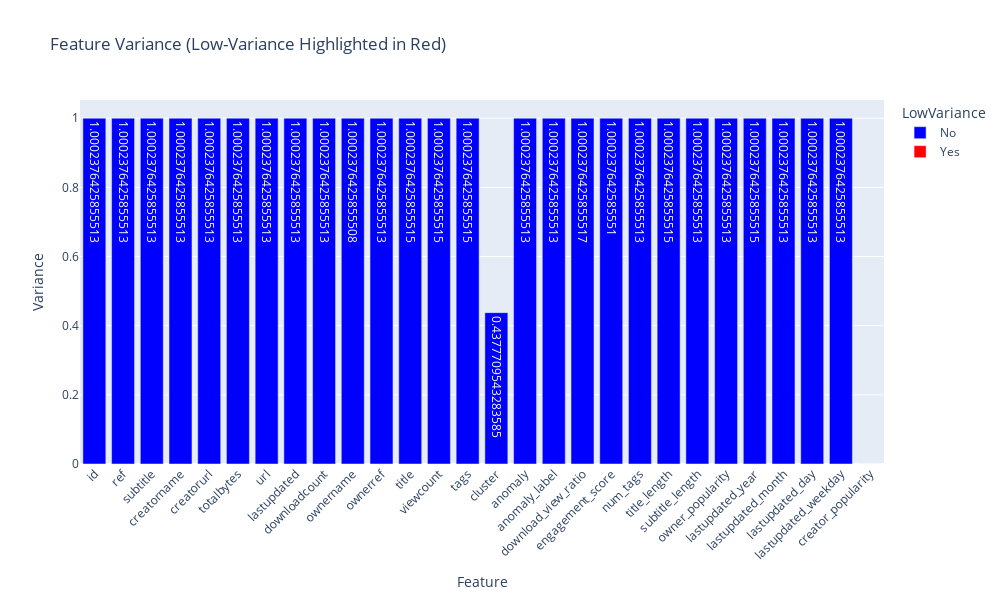

Source (notebook cell):
### Code cell
numeric_cols = df.select_dtypes(include=[np.number]).columns
variances = df[numeric_cols].var()
threshold = 0.01
low_variance_features = variances[variances < threshold].index.tolist()
var_df = pd.DataFrame({
    'Feature': variances.index,
    'Variance': variances.values,
    'LowVariance': ['Yes' if f in low_variance_features else 'No' for f in variances.index]
})


fig = px.bar(
    var_df,
    x='Feature',        
    y='Variance',       
    color='LowVariance',  
    color_discrete_map={'Yes': 'red', 'No': 'blue'},  
    text='Variance',    
    title='Feature Variance (Low-Variance Highlighted in Red)'  
)


fig.update_layout(
    xaxis_tickangle=-45,
    width=1000,
    height=600
)

fig.show()

### Figure 1 — Plotly figure (JSON) as saved in the notebook; plotly's stock layout.template omitted (floating-point values rounded to 4 significant figures)
{"data": [{"hovertemplate": "LowVariance=No<br>Feature=%{x}<br>Variance=%{text}<extra></extra>", "legendgroup": "No", "marker": {"color": "blue", "pattern": {"shape": ""}}, "name": "No", "orientation": "v", "showlegend": true, "text": [1.0, 1.0, 1.0, 1.0, 1.0, 1.0, 1.0, 1.0, 1.0, 1.0, 1.0, 1.0, 1.0, 1.0, 0.4378, 1.0, 1.0, 1.0, 1.0, 1.0, 1.0, 1.0, 1.0, 1.0, 1.0, 1.0, 1.0], "textposition": "auto", "type": "bar", "x": ["id", "ref", "subtitle", "creatorname", "creatorurl", "totalbytes", "url", "lastupdated", "downloadcount", "ownername", "ownerref", "title", "viewcount", "tags", "cluster", "anomaly", "anomaly_label", "download_view_ratio", "engagement_score", "num_tags", "title_length", "subtitle_length", "owner_popularity", "lastupdated_year", "lastupdated_month", "lastupdated_day", "lastupdated_weekday"], "xaxis": "x", "y": [1.0, 1.0, 1.0, 1.0, 1.0, 1.0, 1.0, 1.0, 1.0, 1.0, 1.0, 1.0, 1.0, 1.0, 0.4378, 1.0, 1.0, 1.0, 1.0, 1.0, 1.0, 1.0, 1.0, 1.0, 1.0, 1.0, 1.0], "yaxis": "y"}, {"hovertemplate": "LowVariance=Yes<br>Feature=%{x}<br>Variance=%{text}<extra></extra>", "legendgroup": "Yes", "marker": {"color": "red", "pattern": {"shape": ""}}, "name": "Yes", "orientation": "v", "showlegend": true, "text": [0.0], "textposition": "auto", "type": "bar", "x": ["creator_popularity"], "xaxis": "x", "y": [0.0], "yaxis": "y"}], "layout": {"barmode": "relative", "height": 600, "legend": {"title": {"text": "LowVariance"}, "tracegroupgap": 0}, "title": {"text": "Feature Variance (Low-Variance Highlighted in Red)"}, "width": 1000, "xaxis": {"anchor": "y", "domain": [0, 1], "tickangle": -45, "title": {"text": "Feature"}}, "yaxis": {"anchor": "x", "domain": [0, 1], "title": {"text": "Variance"}}}}
